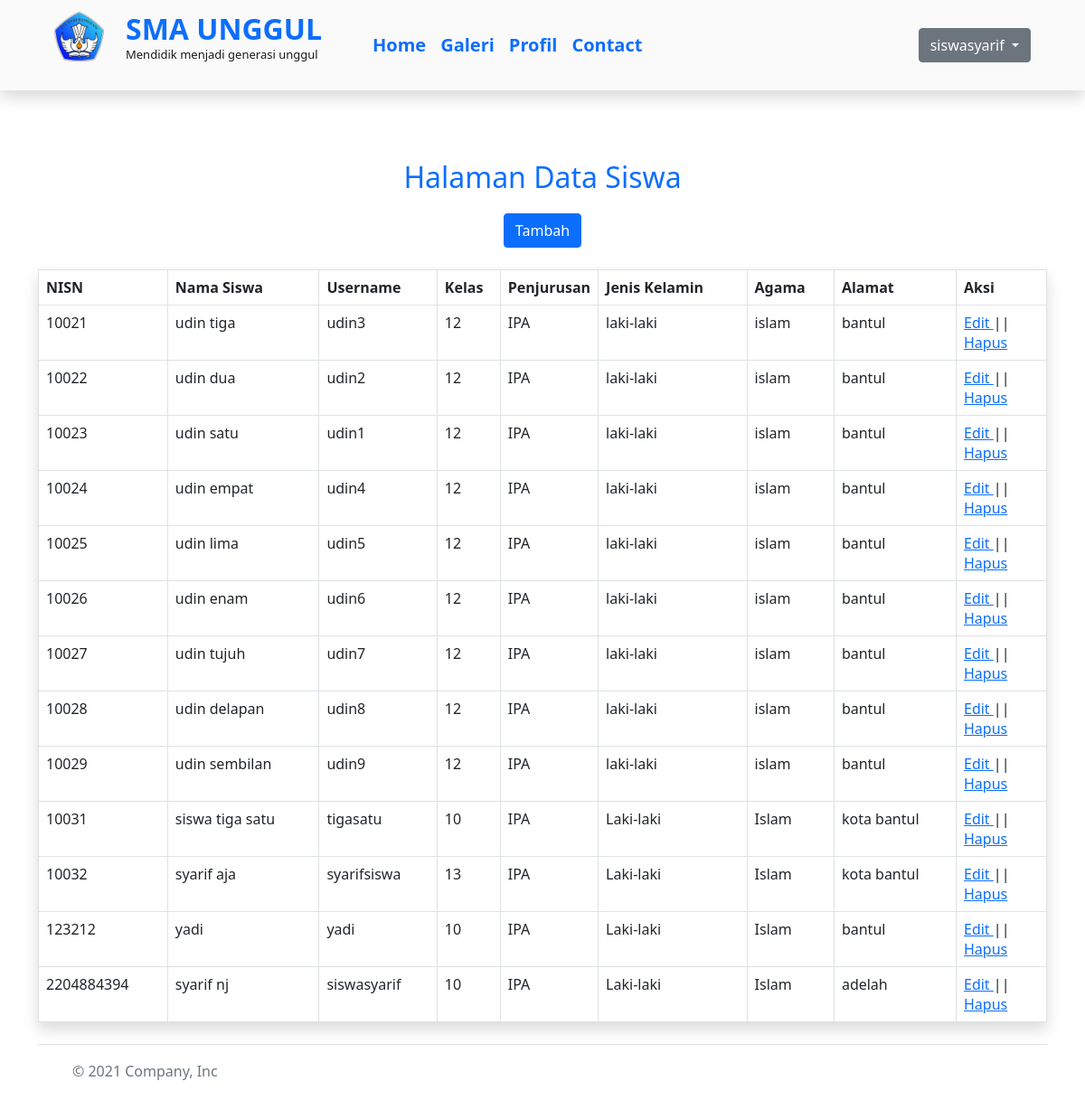
The app's page /Admin/siswa.php (signed in) with its own data.
### tables this page shows
CREATE TABLE `murid` (
  `nisn` char(10) NOT NULL,
  `username` varchar(50) DEFAULT NULL,
  `nama_murid` varchar(50) DEFAULT NULL,
  `kelas` int(2) DEFAULT NULL,
  `penjurusan` varchar(10) DEFAULT NULL,
  `gender` varchar(45) DEFAULT NULL,
  `agama` varchar(45) DEFAULT NULL,
  `alamat` varchar(45) DEFAULT NULL
);

### Admin/siswa.php (the view, shortened to what this page needs)
<link rel="stylesheet" href="../css/bootstrap.css">
<link rel="stylesheet" href="../js/bootstrap.js">
<div class="shadow">
        <?php include ('../navbar1.php'); ?>
</div><br>
<?php
  include ("../koneksi_db.php");
    $link = "proses_siswa.php";
    switch (isset($_GET['act'])) {
            ?>
            <?php
            default:
            ?>
    <div id="guru">
      <div class="container">
        <br>
        <center><br>
          <p class="fs-2 text-primary d-flex justify-content-center">Halaman Data Siswa</p>
          <button type="button" class="btn btn-primary" onclick="location.href='?menu=admin&act=editor'">Tambah</button> <br><br>
        </center>
        <table border=1 class="table table-bordered shadow">
          <tr>
            <td><b>NISN</b></td>
            <td><b> Nama Siswa </b> </td>
            <td><b> Username </b></td>
            <td width="70"><b> Kelas</b> </td>
            <td width="90"><b> Penjurusan </b> </td>
            <td><b>Jenis Kelamin</b></td>
            <td><b>Agama</b></td>
            <td><b>Alamat</b></td>
            <td width="100"><b>Aksi</b></td>
          </tr>
          <?php
          $tampil="SELECT * FROM murid";
          $hasil=mysqli_query($conn,$tampil);
          while ($data=mysqli_fetch_array($hasil))
          {
            echo '
                  <tr>
                    <td>'.$data[0].'</td>
                    <td class="text-left">'.$data[2].'</td>
                    <td class="text-left">'. $data[1].'</td>
                    <td width="70">'.$data[3].'</td>
                    <td>'.$data[4].'</td>
                    <td>'.$data[5].'</td>
                    <td>'.$data[6].'</td>
                    <td>'.$data[7].'</td>
                    <td><a href="?menu=admin&act=editor&id=' . $data[1] . '">Edit </a>||
                        <a onclick="return confirm(\'Apakah anda yakin akan menghapus?\')"
                            href="' . $link . '?&act=delete&id='. $data[1].'">Hapus</a>
                    </td>
                  </tr>';
          }
          ?>
        </table>
      </div>
    </div>
    <?php
    include ("../footer.php");
}
?>

### records on screen
murid: nisn "10021", nama_murid "udin tiga", username "udin3", kelas "12", penjurusan "IPA", gender "laki-laki", agama "islam", alamat "bantul"
murid: nisn "10022", nama_murid "udin dua", username "udin2", kelas "12", penjurusan "IPA", gender "laki-laki", agama "islam", alamat "bantul"
murid: nisn "10023", nama_murid "udin satu", username "udin1", kelas "12", penjurusan "IPA", gender "laki-laki", agama "islam", alamat "bantul"
murid: nisn "10024", nama_murid "udin empat", username "udin4", kelas "12", penjurusan "IPA", gender "laki-laki", agama "islam", alamat "bantul"
murid: nisn "10025", nama_murid "udin lima", username "udin5", kelas "12", penjurusan "IPA", gender "laki-laki", agama "islam", alamat "bantul"
murid: nisn "10026", nama_murid "udin enam", username "udin6", kelas "12", penjurusan "IPA", gender "laki-laki", agama "islam", alamat "bantul"
murid: nisn "10027", nama_murid "udin tujuh", username "udin7", kelas "12", penjurusan "IPA", gender "laki-laki", agama "islam", alamat "bantul"
murid: nisn "10028", nama_murid "udin delapan", username "udin8", kelas "12", penjurusan "IPA", gender "laki-laki", agama "islam", alamat "bantul"
murid: nisn "10029", nama_murid "udin sembilan", username "udin9", kelas "12", penjurusan "IPA", gender "laki-laki", agama "islam", alamat "bantul"
murid: nisn "10031", nama_murid "siswa tiga satu", username "tigasatu", kelas "10", penjurusan "IPA", gender "Laki-laki", agama "Islam", alamat "kota bantul"
murid: nisn "10032", nama_murid "syarif aja", username "syarifsiswa", kelas "13", penjurusan "IPA", gender "Laki-laki", agama "Islam", alamat "kota bantul"
murid: nisn "123212", nama_murid "yadi", username "yadi", kelas "10", penjurusan "IPA", gender "Laki-laki", agama "Islam", alamat "bantul"
murid: nisn "2204884394", nama_murid "syarif nj", username "siswasyarif", kelas "10", penjurusan "IPA", gender "Laki-laki", agama "Islam", alamat "adelah"

### other values on screen
$_SESSION[username] "siswasyarif"
